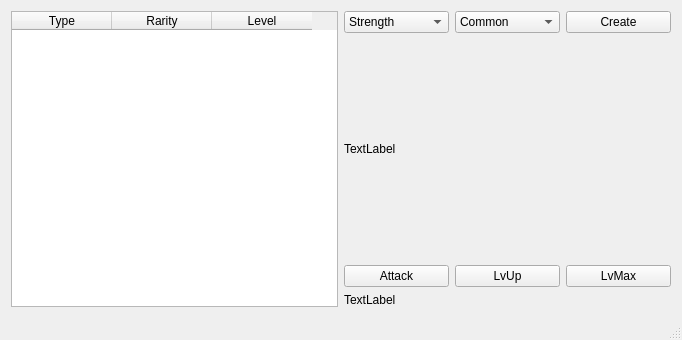
<?xml version="1.0" encoding="UTF-8"?>
<ui version="4.0">
 <class>MainWindow</class>
 <widget class="QMainWindow" name="MainWindow">
  <property name="geometry">
   <rect>
    <x>0</x>
    <y>0</y>
    <width>682</width>
    <height>340</height>
   </rect>
  </property>
  <property name="windowTitle">
   <string>MainWindow</string>
  </property>
  <widget class="QWidget" name="centralWidget">
   <layout class="QHBoxLayout" name="horizontalLayout_2">
    <item>
     <widget class="QTableWidget" name="tableWidget">
      <property name="sizePolicy">
       <sizepolicy hsizetype="Preferred" vsizetype="Expanding">
        <horstretch>0</horstretch>
        <verstretch>0</verstretch>
       </sizepolicy>
      </property>
      <column>
       <property name="text">
        <string>Type</string>
       </property>
      </column>
      <column>
       <property name="text">
        <string>Rarity</string>
       </property>
      </column>
      <column>
       <property name="text">
        <string>Level</string>
       </property>
      </column>
     </widget>
    </item>
    <item>
     <layout class="QVBoxLayout" name="verticalLayout">
      <item>
       <layout class="QHBoxLayout" name="horizontalLayout_3">
        <item>
         <widget class="QComboBox" name="comboBox_Type_1">
          <item>
           <property name="text">
            <string>Strength</string>
           </property>
          </item>
          <item>
           <property name="text">
            <string>Defense</string>
           </property>
          </item>
          <item>
           <property name="text">
            <string>Shield</string>
           </property>
          </item>
          <item>
           <property name="text">
            <string>Agility</string>
           </property>
          </item>
         </widget>
        </item>
        <item>
         <widget class="QComboBox" name="comboBox_Rarity_1">
          <item>
           <property name="text">
            <string>Common</string>
           </property>
          </item>
          <item>
           <property name="text">
            <string>Rare</string>
           </property>
          </item>
          <item>
           <property name="text">
            <string>Epic</string>
           </property>
          </item>
          <item>
           <property name="text">
            <string>Legendary</string>
           </property>
          </item>
         </widget>
        </item>
        <item>
         <widget class="QPushButton" name="pushButton_Create_1">
          <property name="text">
           <string>Create</string>
          </property>
         </widget>
        </item>
       </layout>
      </item>
      <item>
       <widget class="QLabel" name="labelPM_1">
        <property name="sizePolicy">
         <sizepolicy hsizetype="Preferred" vsizetype="Expanding">
          <horstretch>0</horstretch>
          <verstretch>0</verstretch>
         </sizepolicy>
        </property>
        <property name="text">
         <string>TextLabel</string>
        </property>
       </widget>
      </item>
      <item>
       <layout class="QHBoxLayout" name="horizontalLayout">
        <item>
         <widget class="QPushButton" name="pushButton_Attack_1">
          <property name="text">
           <string>Attack</string>
          </property>
         </widget>
        </item>
        <item>
         <widget class="QPushButton" name="pushButton_LvUp_1">
          <property name="text">
           <string>LvUp</string>
          </property>
         </widget>
        </item>
        <item>
         <widget class="QPushButton" name="pushButton_LvMax_1">
          <property name="text">
           <string>LvMax</string>
          </property>
         </widget>
        </item>
       </layout>
      </item>
      <item>
       <widget class="QLabel" name="label_moveInfo_1">
        <property name="sizePolicy">
         <sizepolicy hsizetype="Preferred" vsizetype="Preferred">
          <horstretch>0</horstretch>
          <verstretch>0</verstretch>
         </sizepolicy>
        </property>
        <property name="text">
         <string>TextLabel</string>
        </property>
       </widget>
      </item>
     </layout>
    </item>
   </layout>
  </widget>
  <widget class="QStatusBar" name="statusBar"/>
 </widget>
 <layoutdefault spacing="6" margin="11"/>
 <resources/>
 <connections/>
</ui>
